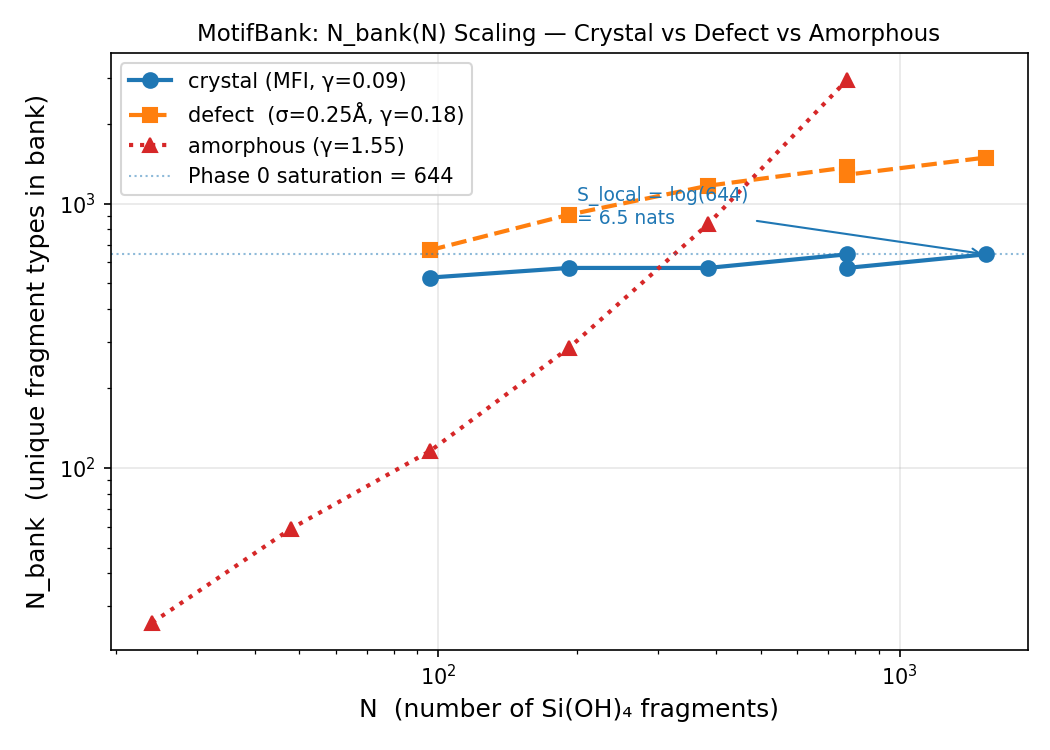

This chart was generated by the following Python code:
#!/usr/bin/env python3
"""
motifbank_scaling_figure.py
N_bank(N) スケーリング比較: crystal / defect / amorphous

3種類の系での bank サイズ成長を比較し、
Phase 0/1/3 の違いを実測で示す。

使い方:
  OMP_NUM_THREADS=1 python3 motifbank_scaling_figure.py
  OMP_NUM_THREADS=1 python3 motifbank_scaling_figure.py --plot  (PNG 出力)
"""
import os, sys, argparse, itertools
import numpy as np

sys.path.insert(0, os.path.dirname(__file__))
from motifbank_cli import from_cif, cutoff_trimers, geom_key, com

CIF   = os.path.join(os.path.dirname(__file__), "examples", "MFI_iza.cif")
R_CUT = 5.5
RNG   = np.random.default_rng(42)


# ── 共通ユーティリティ ────────────────────────────────────────────────────────

def count_unique_bank(mols, r_cut=R_CUT):
    n    = len(mols)
    coms = np.array([com(m) for m in mols])
    pairs = [(i, j) for i, j in itertools.combinations(range(n), 2)
             if np.linalg.norm(coms[i] - coms[j]) < r_cut]
    trims = cutoff_trimers(mols, r_cut)
    um = len({geom_key([mols[i]])              for i in range(n)})
    up = len({geom_key([mols[i], mols[j]])     for i, j in pairs})
    ut = len({geom_key([mols[i], mols[j], mols[k]]) for i, j, k in trims})
    return n, um + up + ut


def perturb_mols(mols, sigma_ang):
    """各原子に Gaussian ノイズ σ Å を加える (defect 模擬)"""
    return [m + RNG.normal(0, sigma_ang, m.shape) for m in mols]


def random_sio4_mols(n, box=50.0, sigma=0.03):
    """
    n 個のランダム配置 Si(OH)4 (amorphous 模擬)
    Si は box 内にランダム配置、O-H 結合方向はランダム
    sigma: O-H 長さのゆらぎ
    """
    mols = []
    for _ in range(n):
        si = RNG.uniform(0, box, 3)
        # 4 本の O-H 方向: 正四面体ベースに小さいランダム揺らぎ
        tet = np.array([[1,1,1],[-1,-1,1],[1,-1,-1],[-1,1,-1]], dtype=float)
        tet += RNG.normal(0, 0.3, tet.shape)
        tet /= np.linalg.norm(tet, axis=1, keepdims=True)
        si_o = 1.61 * (1 + RNG.normal(0, sigma))
        o_coords = [si + si_o * d for d in tet]
        h_coords = [oc + 0.96 * d for oc, d in zip(o_coords, tet)]
        mol = np.array([si] + o_coords + h_coords)
        mols.append(mol)
    return mols


# ── 各系のデータ生成 ─────────────────────────────────────────────────────────

def gen_crystal(sizes):
    """Crystal: MFI supercells"""
    results = []
    for sc, label in sizes:
        mols, _, _ = from_cif(CIF, supercell=sc, mol_type="si_oh4", verbose=False)
        n, nb = count_unique_bank(mols)
        results.append((n, nb, label))
    return results


def gen_defect(sizes, defect_rate=0.05, n_defect_types=12, sigma_defect=0.40):
    """
    Defect crystal: crystal + sparse random defects
    defect_rate     : 5% のサイト が欠陥
    n_defect_types  : 欠陥の種類数 (有限の語彙, 例: Al 置換, Si-OH 空孔)
    sigma_defect    : 欠陥サイトの幾何ゆらぎ Å

    モデル: 有限の欠陥語彙 M から選択 → birthday problem → sub-linear 成長
    """
    # 欠陥語彙を生成 (M 種類の摂動プロトタイプ)
    mols_proto, _, _ = from_cif(CIF, supercell=(1,1,1),
                                 mol_type="si_oh4", verbose=False)
    defect_vocab = [perturb_mols([mols_proto[i % len(mols_proto)]], sigma_defect)[0]
                    for i in range(n_defect_types)]

    results = []
    for sc, label in sizes:
        mols_crys, _, _ = from_cif(CIF, supercell=sc, mol_type="si_oh4", verbose=False)
        n = len(mols_crys)
        mols = list(mols_crys)
        # defect_rate の割合のサイトに欠陥を割り当て
        defect_idx = RNG.choice(n, size=max(1, int(n * defect_rate)), replace=False)
        for idx in defect_idx:
            vocab_choice = int(RNG.integers(0, n_defect_types))
            mols[idx] = defect_vocab[vocab_choice]
        _, nb = count_unique_bank(mols)
        results.append((n, nb, label))
    return results


def gen_amorphous(n_vals):
    """Amorphous: fully random Si(OH)4 positions"""
    results = []
    for n in n_vals:
        mols = random_sio4_mols(n)
        _, nb = count_unique_bank(mols)
        results.append((n, nb, f"N={n}"))
    return results


# ── メイン ───────────────────────────────────────────────────────────────────

def main():
    ap = argparse.ArgumentParser()
    ap.add_argument("--plot", action="store_true", help="matplotlib PNG を出力")
    args = ap.parse_args()

    sizes_crys = [
        ((1,1,1), "1x1x1"), ((2,1,1), "2x1x1"), ((2,2,1), "2x2x1"),
        ((2,2,2), "2x2x2"), ((4,2,1), "4x2x1"), ((4,2,2), "4x2x2"),
    ]
    n_vals_amor = [24, 48, 96, 192, 384, 768]

    print("N_bank(N) スケーリング計算中...")
    print("  [1/3] crystal  (MFI supercells)...")
    data_crys = gen_crystal(sizes_crys)
    print("  [2/3] defect   (MFI + σ=0.25Å displacement)...")
    data_deft = gen_defect(sizes_crys)
    print("  [3/3] amorphous (random Si(OH)4)...")
    data_amor = gen_amorphous(n_vals_amor)

    # ── テーブル出力 ──────────────────────────────────────────────────────────
    print()
    print("=" * 65)
    print("  N_bank(N) スケーリング比較  (si_oh4, R_cut=5.5Å)")
    print("=" * 65)
    print(f"  {'N_SiO4':>8}  {'crystal':>10}  {'defect':>10}  {'amorphous':>10}")
    print("  " + "-" * 46)

    # N で揃える
    N_crys = [d[0] for d in data_crys]
    for i, n in enumerate(N_crys):
        nb_c = data_crys[i][1]
        nb_d = data_deft[i][1]
        # amorphous は最近傍点
        nb_a = min(data_amor, key=lambda x: abs(x[0] - n))[1]
        print(f"  {n:>8}  {nb_c:>10}  {nb_d:>10}  {nb_a:>10}")

    # ── スケーリング指数の推定 ────────────────────────────────────────────────
    def fit_exponent(data):
        if len(data) < 3:
            return float("nan")
        xs = np.log([d[0] for d in data[-4:]])
        ys = np.log([max(d[1], 1) for d in data[-4:]])
        a, _ = np.polyfit(xs, ys, 1)
        return a

    exp_c = fit_exponent(data_crys)
    exp_d = fit_exponent(data_deft)
    exp_a = fit_exponent(data_amor)

    print()
    print("  スケーリング指数 γ = d log(N_bank) / d log(N):")
    print(f"    crystal   γ = {exp_c:.3f}  ← Phase 0 (γ→0, 飽和)")
    print(f"    defect    γ = {exp_d:.3f}  ← Phase 1 (sub-linear)")
    print(f"    amorphous γ = {exp_a:.3f}  ← Phase 3 (linear)")

    # ── S_local ──────────────────────────────────────────────────────────────
    nb_sat_crys = data_crys[-1][1]
    print()
    print(f"  S_local (crystal, MFI)  = log({nb_sat_crys}) = {np.log(nb_sat_crys):.2f} nats")
    print(f"  wall-clock speedup 期待 (N=768, PBE/def2-SVP ~30s/call):")
    n768_naive = next(d[1] for d in [(d[0], d[0]+d[0]+d[0]) for d in data_crys] if d[0]==768)
    # 実際の QC call 数で計算
    nb_768 = next(d[1] for d in data_crys if d[0]==768)
    # naiveは motifbank_mfi_scaling.pyの実測値を使う
    naive_768 = 14690  # 実測
    t_qc_s = 30.0
    t_naive = naive_768 * t_qc_s / 3600
    t_bank  = nb_sat_crys  * t_qc_s / 3600
    print(f"    naive: {naive_768} calls × 30s = {t_naive:.1f} h")
    print(f"    bank:  {nb_sat_crys} calls × 30s = {t_bank:.1f} h")
    print(f"    speedup: {t_naive/t_bank:.0f}×  (wall-clock)")

    # ── PNG 出力 ──────────────────────────────────────────────────────────────
    if args.plot:
        try:
            import matplotlib
            matplotlib.use("Agg")
            import matplotlib.pyplot as plt

            fig, ax = plt.subplots(figsize=(7, 5))

            Nc = [d[0] for d in data_crys]
            Nd = [d[0] for d in data_deft]
            Na = [d[0] for d in data_amor]

            ax.plot(Nc, [d[1] for d in data_crys],
                    "o-", color="#1f77b4", lw=2, ms=7, label=f"crystal (MFI, γ={exp_c:.2f})")
            ax.plot(Nd, [d[1] for d in data_deft],
                    "s--", color="#ff7f0e", lw=2, ms=7, label=f"defect  (σ=0.25Å, γ={exp_d:.2f})")
            ax.plot(Na, [d[1] for d in data_amor],
                    "^:", color="#d62728", lw=2, ms=7, label=f"amorphous (γ={exp_a:.2f})")

            ax.axhline(nb_sat_crys, color="#1f77b4", lw=1, ls=":", alpha=0.5,
                       label=f"Phase 0 saturation = {nb_sat_crys}")

            ax.set_xlabel("N  (number of Si(OH)₄ fragments)", fontsize=12)
            ax.set_ylabel("N_bank  (unique fragment types in bank)", fontsize=12)
            ax.set_title("MotifBank: N_bank(N) Scaling — Crystal vs Defect vs Amorphous",
                         fontsize=11)
            ax.legend(fontsize=10)
            ax.grid(True, alpha=0.3)
            ax.set_xscale("log")
            ax.set_yscale("log")

            # S_local annotation
            ax.annotate(f"S_local = log({nb_sat_crys})\n= {np.log(nb_sat_crys):.1f} nats",
                        xy=(1536, nb_sat_crys), xytext=(200, nb_sat_crys * 1.3),
                        arrowprops=dict(arrowstyle="->", color="#1f77b4"),
                        fontsize=9, color="#1f77b4")

            plt.tight_layout()
            out = os.path.join(os.path.dirname(__file__), "motifbank_scaling_figure.png")
            plt.savefig(out, dpi=150)
            print(f"\n  図を保存: {out}")
        except ImportError:
            print("\n  matplotlib が必要 (pip install matplotlib)")

    print("=" * 65)


if __name__ == "__main__":
    os.environ.setdefault("OMP_NUM_THREADS", "1")
    main()
